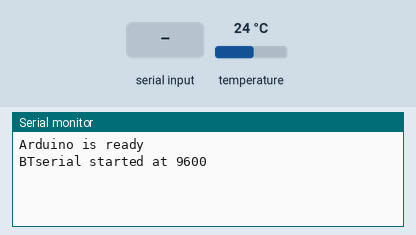
Recording of a sketch running on a simulated Arduino Uno, built with avr-gcc and run on an emulated ATmega328P. On the bench: the last lines printed to the serial monitor. Inputs (shaded band) come from the test bench; at power-on: temperature 24 °C.

Above: at 3.1 s.
3.2 s: "t" received over the second serial link
At 4.4 s:
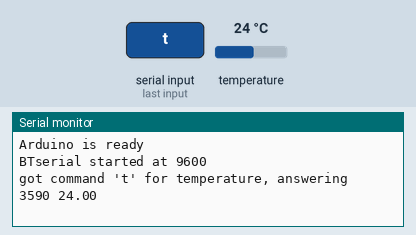
5.1 s: "1" received over the second serial link
At 6.9 s:
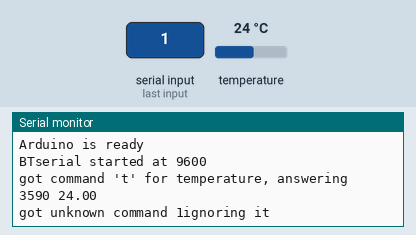

The sketch:

arduino.ino
```cpp
#include <SoftwareSerial.h>
#include <OneWire.h>

SoftwareSerial BTserial(2, 3);
OneWire  ds(6);

char c = ' ';
void setup()
{
    Serial.begin(9600);
    Serial.println("Arduino is ready");

    // HC-05 default serial speed for communication mode is 9600
    BTserial.begin(9600);
    Serial.println("BTserial started at 9600");
}

void loop()
{
  byte i;
  byte present = 0;
  byte type_s;
  byte data[12];
  byte addr[8];
  float celsius, fahrenheit;

  if ( !ds.search(addr)) {
    ds.reset_search();
    delay(250);
    return;
  }

  if (OneWire::crc8(addr, 7) != addr[7]) {
      Serial.println("CRC is not valid!");
      return;
  }

  // the first ROM byte indicates which chip
  switch (addr[0]) {
    case 0x10:
      type_s = 1;
      break;
    case 0x22:
    case 0x28:
      type_s = 0;
      break;
    default:
      Serial.println("Device is not a DS18x20 family device.");
      return;
  }

  ds.reset();
  ds.select(addr);
  ds.write(0x44, 1); // start conversion, with parasite power on at the end

  delay(1000); // maybe 750ms is enough, maybe not
  // we might do a ds.depower() here, but the reset will take care of it.

  present = ds.reset();
  ds.select(addr);
  ds.write(0xBE); // Read Scratchpad

  for ( i = 0; i < 9; i++) { // we need 9 bytes
    data[i] = ds.read();
  }

  // Convert the data to actual temperature
  // because the result is a 16 bit signed integer, it should
  // be stored to an "int16_t" type, which is always 16 bits
  // even when compiled on a 32 bit processor.
  int16_t raw = (data[1] << 8) | data[0];
  if (type_s) {
    raw = raw << 3; // 9 bit resolution default
    if (data[7] == 0x10) {
      // "count remain" gives full 12 bit resolution
      raw = (raw & 0xFFF0) + 12 - data[6];
    }
  } else {
    byte cfg = (data[4] & 0x60);
    // at lower res, the low bits are undefined, so let's zero them
    if (cfg == 0x00) raw = raw & ~7;  // 9 bit resolution, 93.75 ms
    else if (cfg == 0x20) raw = raw & ~3; // 10 bit res, 187.5 ms
    else if (cfg == 0x40) raw = raw & ~1; // 11 bit res, 375 ms
    //// default is 12 bit resolution, 750 ms conversion time
  }
  celsius = (float)raw / 16.0;
  fahrenheit = celsius * 1.8 + 32.0;

  if (BTserial.available()) {
        char cmd = BTserial.read();
        unsigned long time = millis();
        if (cmd == 't') {
          Serial.print("got command 't' for temperature, answering ");
          Serial.print(time);
          Serial.write(' ');
          Serial.println(celsius);
          BTserial.print(time);
          BTserial.write(' ');
          BTserial.println(celsius);
        } else {
          Serial.print("got unknown command ");
          Serial.print(cmd);
          Serial.println("ignoring it");
        }
    }
}
```

Measured:
- after the input at 3.2 s, the serial monitor: prints a new line after 0.39 s (image 1)
- after the input at 5.1 s, the serial monitor: prints a new line after 1.1 s (image 2)
